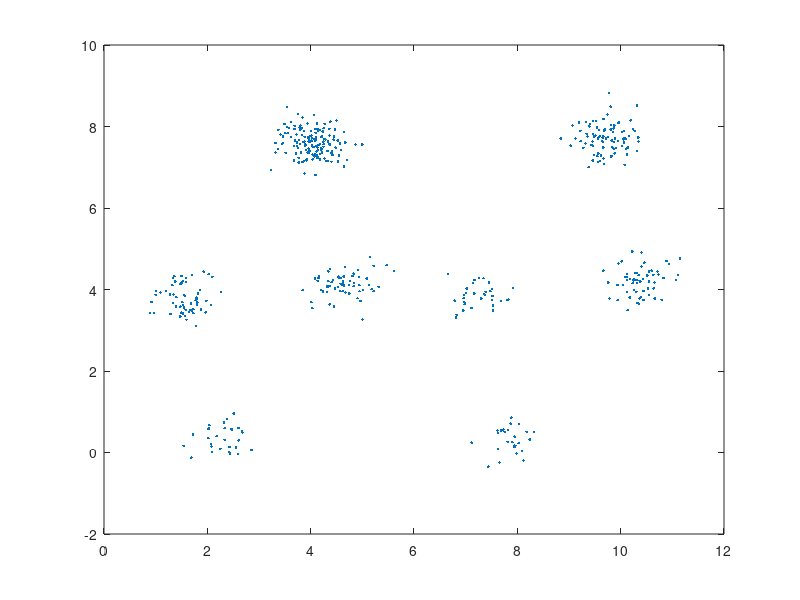

Here is the MATLAB script that generated this plot:
%%%%%%%%%%%%%%%%%%%%%%%%%%%%%%%%%%%%%%%%%%%%%%%%%%%%%%%%%%%%%%%%%%%%%%%%%%%
% Y = [Y_1,...,Y_T]                         D  * T
% S_t = [S^{1}|...|S^{M}]'                  MK * 1
% S = [S_1,...,S_T]                         MK * T
% W = [W^{1}|...|W^{M}]                     D  * MK
% P_{i,j} = P(S_{t+1} = i | S_{t+j} = j) 
% P = [P^{1}|...|P^{M}]]'                   MK  * K
%%%%%%%%%%%%%%%%%%%%%%%%%%%%%%%%%%%%%%%%%%%%%%%%%%%%%%%%%%%%%%%%%%%%%%%%%%%

% clear;

% Variable that is 1 if we use matlab, and 0 otherwise
isMatlab = exist('OCTAVE_VERSION', 'builtin') == 0;

% To be able to repeat
if (isMatlab)
    rng('default');
    rng(1);
else
    pkg load statistics;
    randn('seed',8);
    rand('seed',8);
end

% Parameters
K = 2;
M = 3;
D = 2;
T = 500;

% Generate random parameters

Pi = rand(M,K);
Pi = Pi ./ sum(Pi,2);

P = rand(M*K,K);
P = P ./ sum(P,2);

W = 2 * randn(D,M*K);

%C = diag(rand(1,D)); % To be sure it is psd
C = 0.1 * eye(D);

% Compute sequence of hidden and observable varibles
S = zeros(M*K,T);
Y = zeros(D,T);

% Initialization
S(:,1) = reshape(mnrnd(1,Pi)',[K*M,1]);
mu = sum(W(:,S(:,1)>0),2);
Y(:,1) = mvnrnd(mu,C);

for t = 2:T
    S(:,t) = reshape(mnrnd(1,P(S(:,t-1)>0,:))', [K*M,1]);
    mu = sum(W(:,S(:,t)>0),2);
    Y(:,t) = mvnrnd(mu,C);
end

plot(Y(1,:),Y(2,:),'.');
